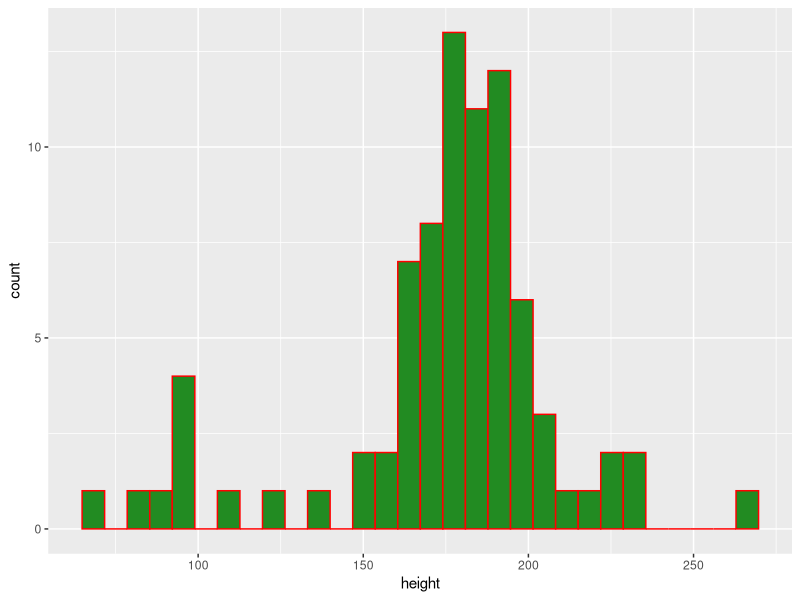
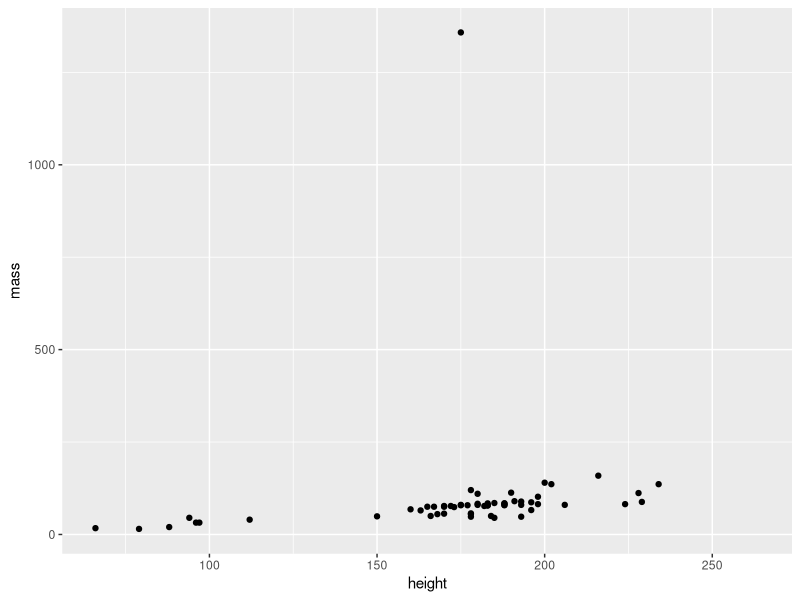

The R source for these figures, in order:
## ---- chunk 1
library(tidyverse)
## ---- chunk 2
    head(starwars)
## ---- chunk 3
    dim(starwars)
## ---- chunk 4
    ggplot(data = starwars, aes(x = height)) + geom_histogram(color = 'red', fill = "forestgreen")
## ---- chunk 5
ggplot(data = starwars, aes(x = height, y = mass)) + geom_point()
